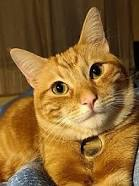
#> input picture Cartella_Immagini/gatto.jpg, 139 x 186 px; its folder holds only this picture in this run
$ jupyter execute --allow-errors Matplotlib_1.ipynb
#> lines starting #> are read from the running program, lines starting #| are printed output that depends on the picture
[cell 1]
import matplotlib.pyplot as plt
import numpy as np
import os, shutil

[cell 2]
os.chdir('C:\\Users\\Marco\\Desktop\\5° superiore\\MICROROBOTICA\\Es_Python')

[cell 3]
x = np.linspace(-1, 1, 101)
f1 = 1/x

[cell 4]
fig, ax = plt.subplots(figsize = (6,6))
ax.plot(x, f1)
ax.grid("both")
plt.show()

### ES

[cell 5]
valori = np.random.uniform(0,1,5)
valori

[cell 6]
fig, ax = plt.subplots()
ax.plot(valori, marker = "v")
plt.show

[cell 7]
fig, ax = plt.subplots()
ax.plot(valori, marker = "*")
plt.show

[cell 8]
fig, ax = plt.subplots()
ax.plot(valori, marker = "*", markersize = 20)
plt.show

[cell 9]
fig, ax = plt.subplots()
ax.plot(valori, marker = "*", markersize = 20, linestyle = "")
plt.show

### ES sfondo stellato

[cell 10]
n_star = 15
x = np.random.uniform(0.,1.,n_star)
y = np.random.uniform(0.,1.,n_star)

[cell 11]
fig, ax = plt.subplots(figsize = (5,5))
ax.set_facecolor("black")
ax.plot(x,y, marker = "*", markersize = 20, linestyle = "", color = "yellow")

### Es sfonto stellato 2.0

[cell 12]
n = np.random.randint(600,800)

blu_scuro = (0,0,24/255)
colori_stelle = (np.random.uniform(220,240)/255,np.random.uniform(240,255)/255,np.random.uniform(155,255)/255)

x = np.random.uniform(0.,1.,n)
y = np.random.uniform(0.,1.,n)
colori = np.random.uniform(0.,1.,(n,3))
dimensione = np.random.uniform(1.,15.,n)
trasparenza = np.random.uniform(0.,1.,n)

fig,ax = plt.subplots(figsize=(10,10))
ax.scatter(x,y,c = colori_stelle, s = dimensione, alpha = trasparenza)
ax.set_facecolor(blu_scuro)
plt.xticks([])
plt.yticks([])
ax.grid(False)
plt.show()

### ES stili

[cell 13]
x = np.linspace(0., 4*np.pi, 100)
s1 = np.sin(x)
s2 = np.cos(x)

[cell 14]
fig, ax = plt.subplots(figsize=(8,4))
ax.plot(x, s1, linestyle = ":", linewidth = 5, color = "red", label = "sin")
ax.plot(x, s2, linestyle = "-.", linewidth = 5, color = "green", label = "cos")
ax.set_xlabel("x", fontsize=20)
ax.set_ylabel("y", fontsize=20)
ax.set_title("Titolo", fontsize = 20)
ax.tick_params(axis="both", labelsize=10)
ax.legend()
ax.grid()
plt.savefig("./grafico.pdf")
#> figure, not shown here; curve peaks at x = 7.87, y = 1; curve peaks at x = 0, y = 1
plt.show()

### Garfici a disperzione

[cell 15]
n_star = 50
x = np.random.uniform(0.,1.,n_star)
y = np.random.uniform(0.,1.,n_star)
colori = np.random.uniform(0.,1.,(n_star,3))
dimensione = np.random.uniform(2., 800., n_star)
trasparenza = np.random.uniform(0.,1., n_star)

[cell 16]
fig, ax = plt.subplots(figsize = (5,5))
ax.scatter(x,y, c = colori, s = dimensione, alpha = trasparenza, marker = "2")
plt.show

### Es cielo stellato a dispersione

[cell 17]
n_star = 50
x = np.random.uniform(0.,1.,n_star)
y = np.random.uniform(0.,1.,n_star)
colori = np.random.uniform(0.,1.,(n_star,3))
dimensione = np.random.uniform(2., 800., n_star)
trasparenza = np.random.uniform(0.,1., n_star)

[cell 18]
fig, ax = plt.subplots(figsize = (5,5))
ax.set_facecolor("black")
ax.scatter(x,y, c = colori, s = dimensione, alpha = trasparenza, marker = "*")
plt.show
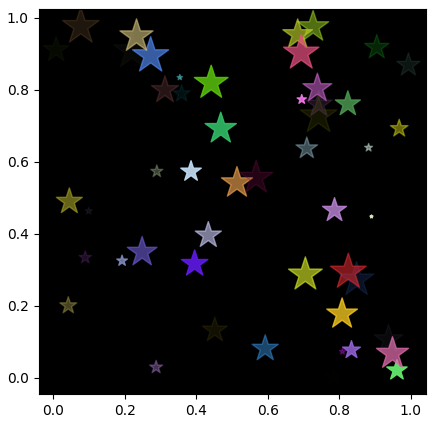
#> figure drawn by matplotlib, 1 panel

### ES grafico di una matrice

[cell 19]
dati = np.random.normal(0.,1., size=(50,50))

[cell 20]
dati.shape

[cell 21]
fig, ax = plt.subplots(figsize=(6,6))
ax.imshow(dati, cmap = "hsv")
plt.show()
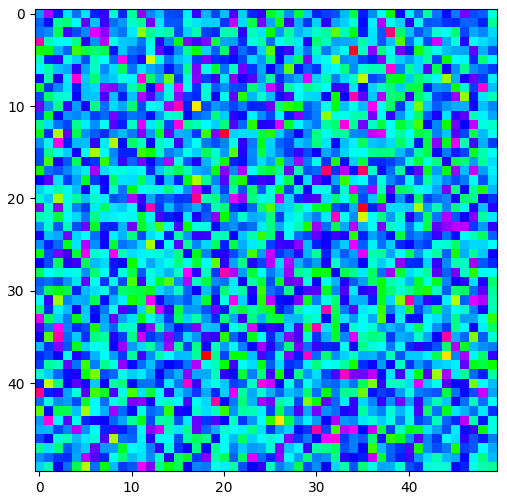
#> figure drawn by matplotlib, 1 panel

### ES immagine

[cell 22]
os.chdir("Cartella_Immagini")

[cell 23]
immagine = plt.imread("./gatto.jpg")
#> immagine is the input picture: shape (186, 139, 3); mean R, G, B 138.3, 100.3, 48

[cell 24]
fif, ax = plt.subplots(figsize=(4,4))
ax.imshow(immagine)
plt.show()

### Es cartella immagini

[cell 25]
os.chdir("Cartella_Immagini")

#> (a cell that did not finish here is left out)

[cell 27]
rows = 2
#> rows = 2
cols = 2
axes=[]
fig=plt.figure()
i = 0

#> (the rest of this cell did not finish here and is left out)

[cell 28]
path = os.chdir("C:\\Users\\Marco\\Desktop\\5° superiore\\MICROROBOTICA\\Es_Python\\Cartella_Immagini")
lista = os.listdir(path)

[cell 29]
for i in lista:
    fif, ax = plt.subplots(figsize=(3,3))
    immagine = plt.imread(i)
    ax.imshow(immagine)
    plt.show()
    plt.close

### Istogrammi

[cell 30]
n_lanci = 10000
dado1 = np.random.randint(1,7,n_lanci)
dado2 = np.random.randint(1,7,n_lanci)
sommaDadi = dado1 + dado2
sommaDadi

[cell 31]
fig, ax = plt.subplots(figsize=(4,4))
ax.hist(sommaDadi, bins = 11)
plt.show()
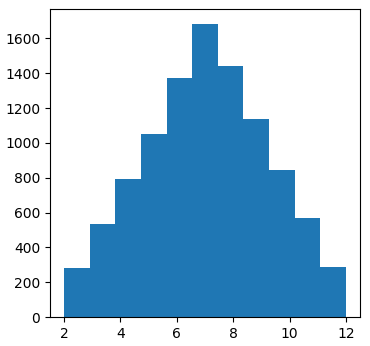
#> figure drawn by matplotlib, 1 panel; tallest bar 1685 high, from x = 6.55 to 7.45

[cell 32]
voti = np.random.randint(2,11,100)

[cell 33]
fig, ax = plt.subplots(figsize=(4,4))
ax.hist(voti, bins = 18)
plt.show()
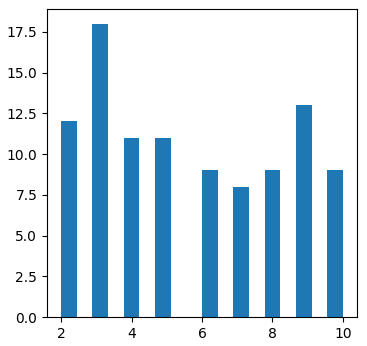
#> figure drawn by matplotlib, 1 panel; tallest bar 18 high, from x = 2.89 to 3.33

### Es con file CSV

[cell 34]
import csv

[cell 35]
dizionario= {}

[cell 36]
file = open("C:\\Users\\Marco\\Desktop\\5° superiore\\MICROROBOTICA\\Es_Python\\Cartella_fileCSV\\penguins_size.csv", "r")
#> (reads Cartella_fileCSV/penguins_size.csv from the repository)
righe = file.readlines()
file.close()

dati = {"species": [], "island" : [], "culmen_length_mm" : [], "culmen_depth_mm" : [], "flipper_length_mm" : [], "body_mass_g" : [], "sex" : [] }

for riga in righe[1:]:
    lista_Campi = riga[:-1].split(",")

    if "NA" not in lista_Campi:
        dati["species"].append(lista_Campi[0])
        dati["island"].append(lista_Campi[1])
        dati["culmen_length_mm"].append(float(lista_Campi[2]))
        dati["culmen_depth_mm"].append(float(lista_Campi[3]))
        dati["flipper_length_mm"].append(float(lista_Campi[4]))
        dati["body_mass_g"].append(float(lista_Campi[5]))
        dati["sex"].append(lista_Campi[6])

[cell 37]
for nome_colonna, lista in dati.items():
    dati[nome_colonna] = np.array(lista)

[cell 38]
dati

[cell 39]
fig, ax = plt.subplots(figsize=(5,5))
ax.hist(dati["body_mass_g"])
plt.show()
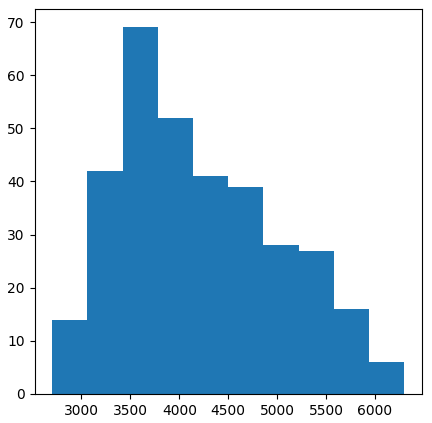
#> figure drawn by matplotlib, 1 panel; tallest bar 69 high, from x = 3420 to 3780

[cell 40]
fig, ax = plt.subplots(figsize = (5,5))
ax.scatter(dati["body_mass_g"], dati["flipper_length_mm"])
ax.set_xlabel("body_mass_g")
ax.set_ylabel("flipper_lenght_mm")
plt.show()
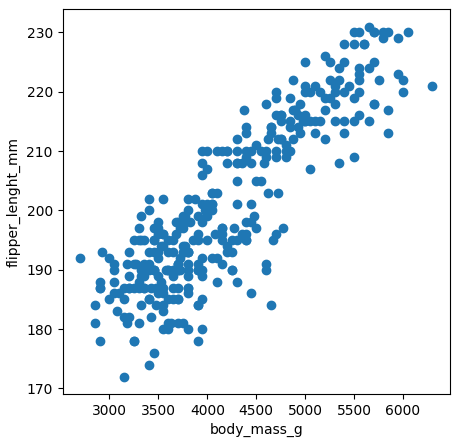
#> figure drawn by matplotlib, 1 panel

### Sottografici

[cell 41]
fig, axs = plt.subplots(nrows=1 , ncols=2 , figsize = (7,4))
axs[0].hist(dati["body_mass_g"])
axs[0].set_xlabel("body_mass_g")

axs[1].scatter(dati["body_mass_g"], dati["flipper_length_mm"], color = "red", marker= "v")
axs[1].set_xlabel("body_mass_g")
axs[1].set_ylabel("flipper_lenght_mm")

plt.show()
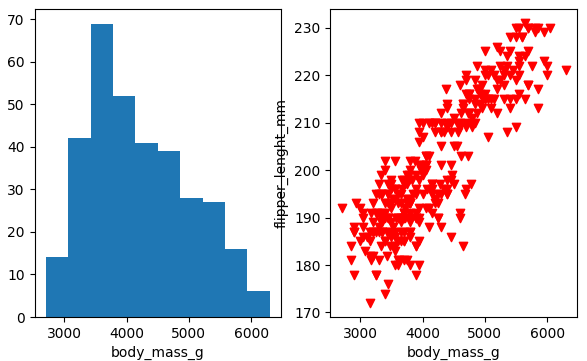
#> figure drawn by matplotlib, 2 panels; panel 1: tallest bar 69 high, from x = 3420 to 3780

## Esercizio punti nel cerchio

[cell 42]
n_punti = 10000
array_X = np.random.uniform(-1,1,n_punti)
array_Y = np.random.uniform(-1,1,n_punti)

[cell 43]
fig, ax = plt.subplots(figsize = (8,8))
ax.scatter(array_X, array_Y, s = 1)
plt.show()
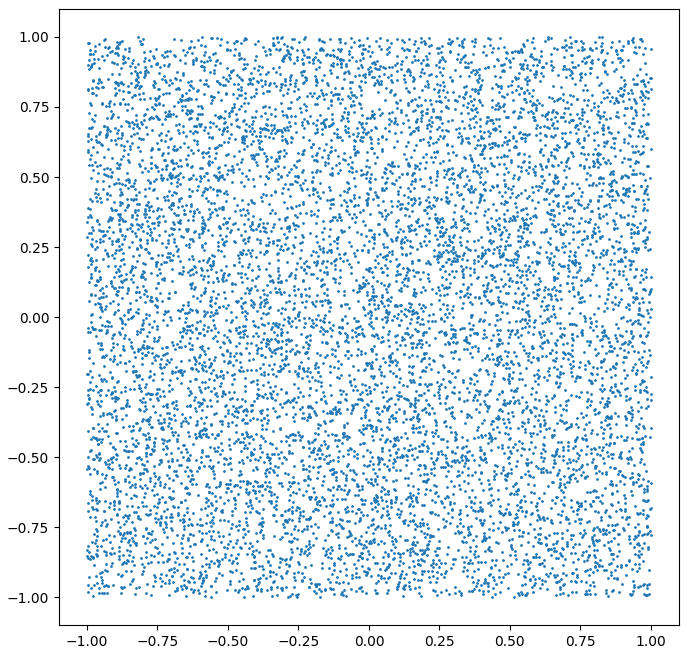
#> figure drawn by matplotlib, 1 panel

[cell 44]
ipotenusa = np.sqrt(array_X**2+ array_Y**2)
cerchio_x = array_X[ipotenusa <= 1]
cerchio_y = array_Y[ipotenusa <= 1]
colori = np.zeros(n_punti)
colori[ipotenusa <= 1] = 1

[cell 45]
fig, ax = plt.subplots(figsize = (8,8))
ax.scatter(array_X, array_Y, s = 1)
ax.scatter(cerchio_x, cerchio_y, s = 1, c = "red")
plt.show()
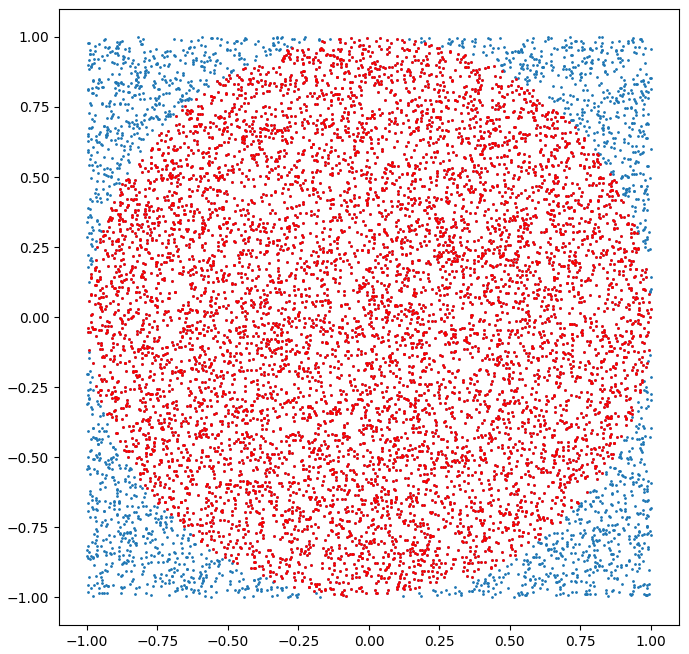
#> figure drawn by matplotlib, 1 panel

[cell 46]
fig, ax = plt.subplots(figsize = (8,8))
ax.scatter(array_X, array_Y, s = 1, c = colori, cmap = "gnuplot")
plt.show()
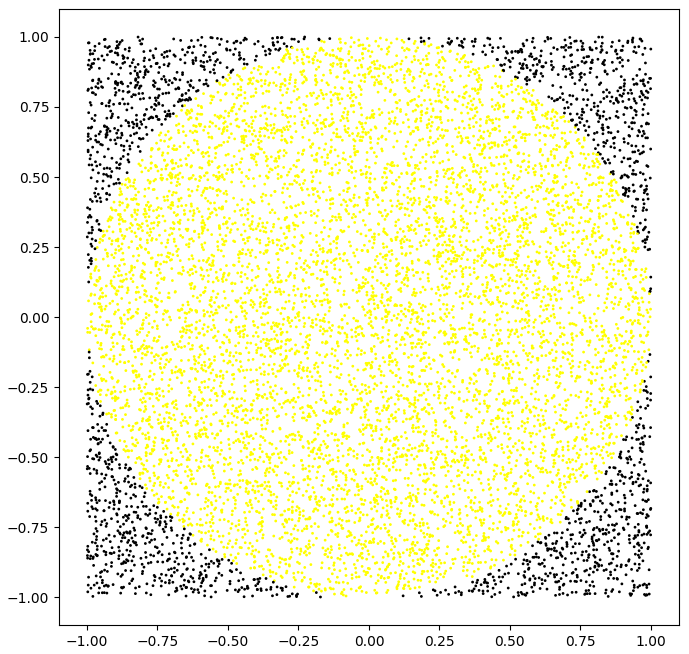
#> figure drawn by matplotlib, 1 panel
